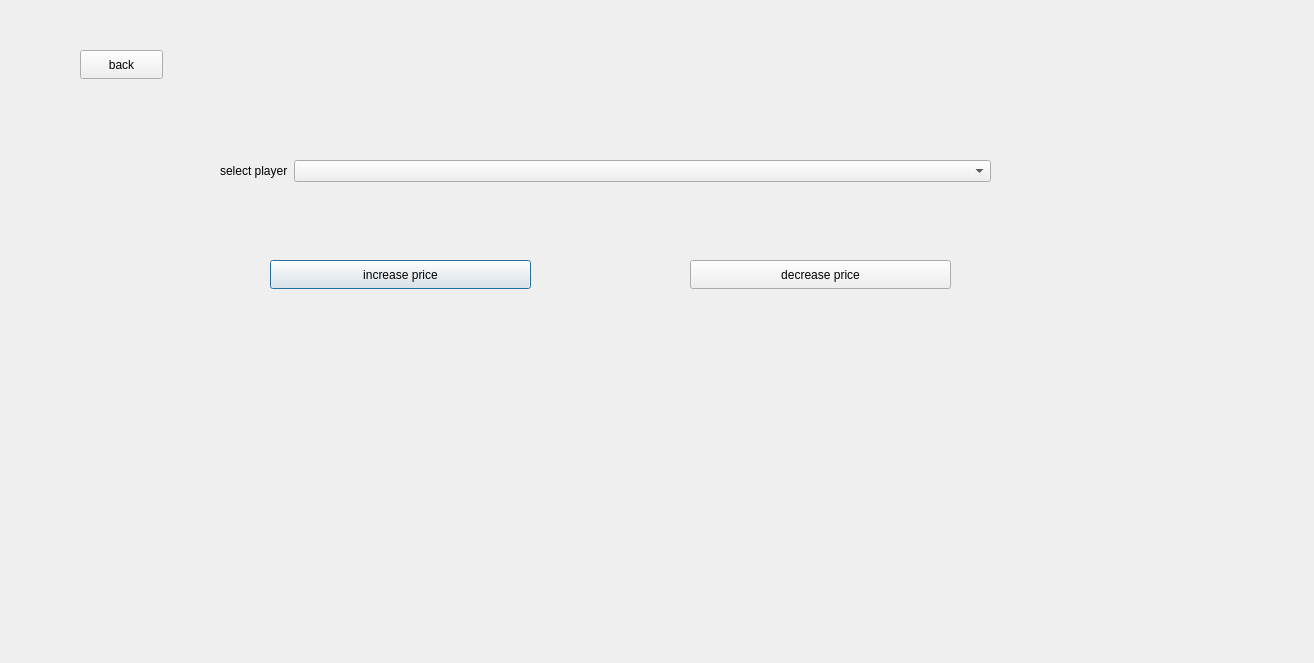
<?xml version="1.0" encoding="UTF-8"?>
<ui version="4.0">
 <class>updateprice</class>
 <widget class="QDialog" name="updateprice">
  <property name="geometry">
   <rect>
    <x>0</x>
    <y>0</y>
    <width>1314</width>
    <height>663</height>
   </rect>
  </property>
  <property name="windowTitle">
   <string>Dialog</string>
  </property>
  <property name="styleSheet">
   <string notr="true">updateprice{
background-image: url(:/background/fantasy.png);
}</string>
  </property>
  <widget class="QPushButton" name="increase">
   <property name="geometry">
    <rect>
     <x>270</x>
     <y>260</y>
     <width>261</width>
     <height>29</height>
    </rect>
   </property>
   <property name="text">
    <string>increase price</string>
   </property>
  </widget>
  <widget class="QPushButton" name="deacrease">
   <property name="geometry">
    <rect>
     <x>690</x>
     <y>260</y>
     <width>261</width>
     <height>29</height>
    </rect>
   </property>
   <property name="text">
    <string>decrease price</string>
   </property>
  </widget>
  <widget class="QPushButton" name="back">
   <property name="geometry">
    <rect>
     <x>80</x>
     <y>50</y>
     <width>83</width>
     <height>29</height>
    </rect>
   </property>
   <property name="text">
    <string>back</string>
   </property>
  </widget>
  <widget class="QWidget" name="formLayoutWidget">
   <property name="geometry">
    <rect>
     <x>220</x>
     <y>160</y>
     <width>771</width>
     <height>31</height>
    </rect>
   </property>
   <layout class="QFormLayout" name="formLayout">
    <item row="0" column="0">
     <widget class="QLabel" name="selectPlayerLabel">
      <property name="text">
       <string>select player</string>
      </property>
     </widget>
    </item>
    <item row="0" column="1">
     <widget class="QComboBox" name="selectPlayerComboBox"/>
    </item>
   </layout>
  </widget>
 </widget>
 <resources/>
 <connections/>
</ui>
